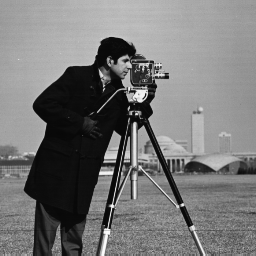
#> input picture 20XW97 COMPUTER VISION LAB/WS3/cameraman.tif, 256 x 256 px, found by its file name
$ jupyter execute 'Computer Vision WS5.ipynb'   (shell and % lines are left out)
#> lines starting #> are read from the running program, lines starting #| are printed output that depends on the picture
[cell 1]
import numpy as np
import cv2
import matplotlib.pyplot as plt

[cell 2]
f = cv2.imread("cameraman.tif",0)
#> f is the input picture: shape (256, 256); min 7, max 253, mean 118.7

[cell 3]
f

[cell 4]
h = np.zeros([256,256])
h[2,1] = 1

[cell 5]
g = cv2.filter2D(f,-1,h)
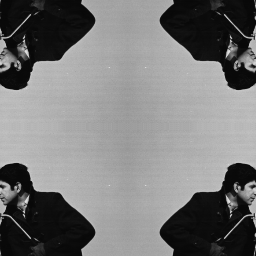
#> g: shape (256, 256); min 8, max 225, mean 119.4

[cell 6]
plt.imshow(f,cmap="gray")
plt.title("Input")

[cell 7]
plt.imshow(g,cmap="gray")
plt.title("Output")

##Inference Convolution of any impulse function will give the same function

## Exercise 2

[cell 8]
f = np.zeros([256,256])
f[0:256,0:128] = 255

[cell 9]
M =21
h = 1/(M*M)*np.ones([M,M])

[cell 10]
g = cv2.filter2D(f,-1,h)

[cell 11]
plt.imshow(f,cmap="gray")
plt.title("Input")
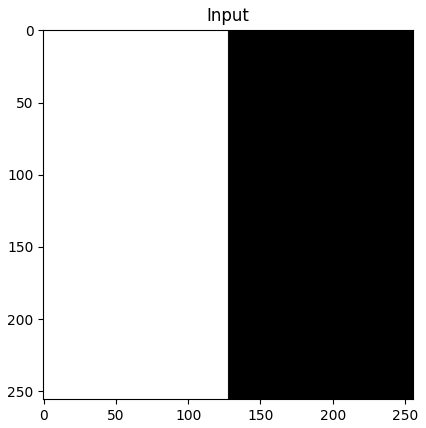
#> figure drawn by matplotlib, 1 panel

[cell 12]
plt.imshow(g,cmap="gray")
plt.title("Output")
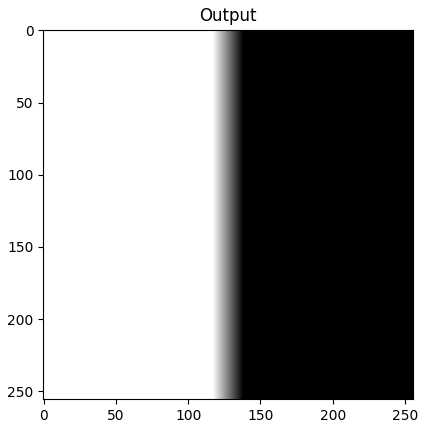
#> figure drawn by matplotlib, 1 panel

### When ever image is passed through the low pass fliter and loss of detail/edge
### increasing the mask size will defintely increase the blurring

### Box Fliter  Averaging  fliter is used here

## Exercise 3

[cell 13]
M =21
h = 1/(M*M)*np.ones([M,M])

[cell 14]
g = cv2.filter2D(f,-1,h)

## Exercise 4

[cell 15]
M =21
h1 = np.array([[-1,-1,-1],[-1,8,-1],[-1,-1,-1]])
h2 = np.array([[-1,-1,-1],[-1,11,-1],[-1,-1,-1]])

[cell 16]
g1 = cv2.filter2D(f,-1,h1)
g2 = cv2.filter2D(f,-1,h2)

[cell 17]
plt.imshow(f,cmap="gray")
plt.title("Input")

[cell 18]
plt.imshow(g1,cmap="gray")
plt.title("Output")
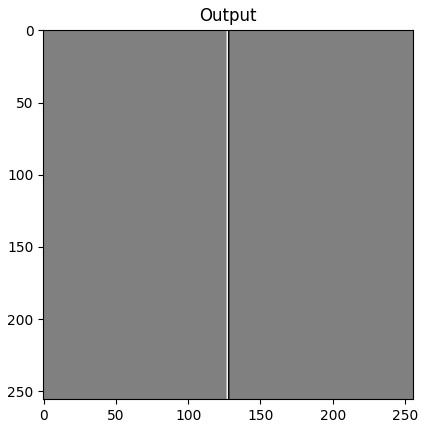
#> figure drawn by matplotlib, 1 panel

[cell 19]
plt.imshow(g2,cmap="gray")
plt.title("Output")
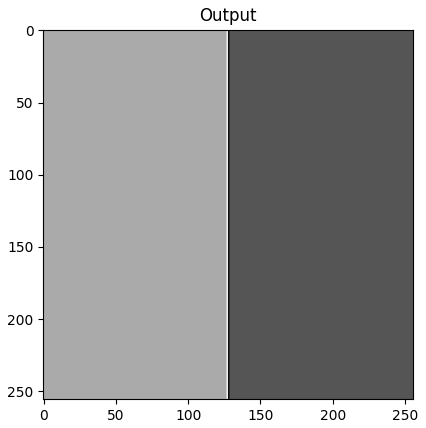
#> figure drawn by matplotlib, 1 panel

### High Pass Filter
#### to extract the edge information
#### but the background image is lost

[cell 20]
mask = np.array([[-1,-1,-1],[-1,8,-1],[-1,-1,-1]])

[cell 21]
H = np.fft.fftshift(np.fft.fft2(mask))

[cell 22]
plt.imshow(np.abs(H),cmap='gray')
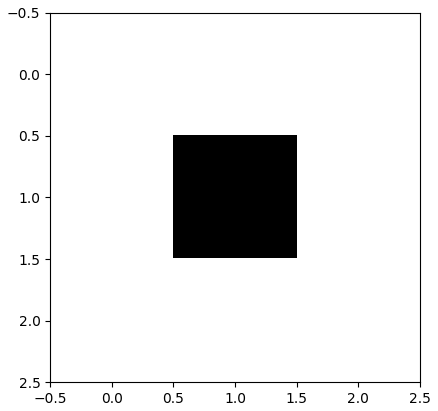
#> figure drawn by matplotlib, 1 panel

[cell 23]
mask1 = np.array([[1,2,1],[2,4,-2],[1,2,1]])

[cell 24]
H1 = np.fft.fftshift(np.fft.fft2(mask1))

[cell 25]
plt.imshow(np.abs(H1),cmap='gray')
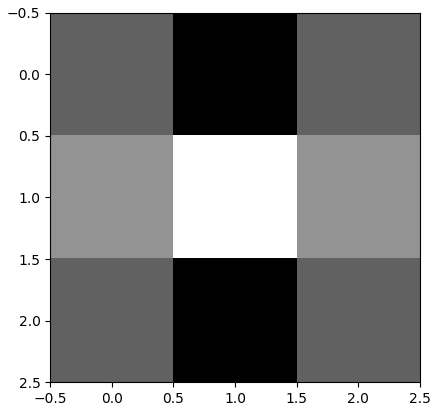
#> figure drawn by matplotlib, 1 panel
